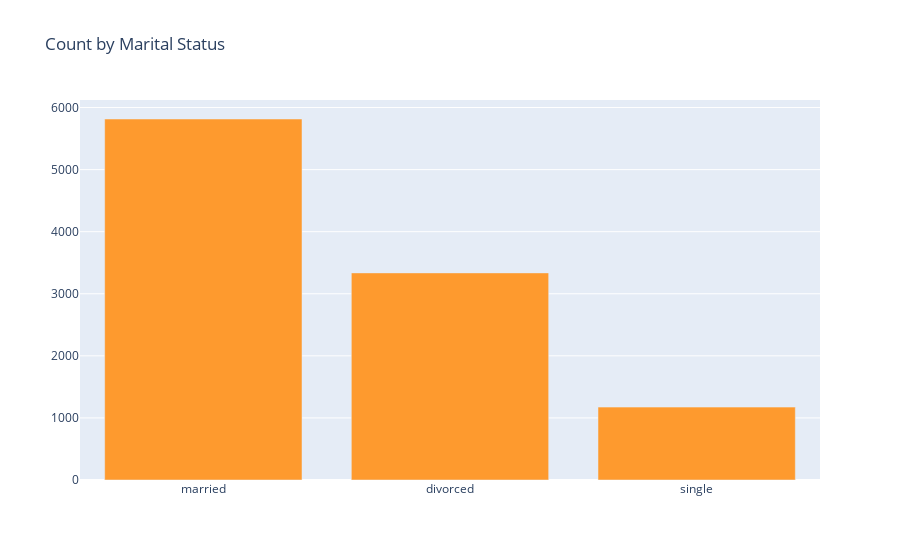

The notebook cell saved with this chart:
### Code cell
vals = df['marital'].value_counts().tolist()
labels = ['married', 'divorced', 'single']

data = [go.Bar(
            x=labels,
            y=vals,
    marker=dict(
    color="#FE9A2E")
    )]

layout = go.Layout(
    title="Count by Marital Status",
)

fig = go.Figure(data=data, layout=layout)



iplot(fig, filename='basic-bar')

### Figure 1 — Plotly figure (JSON) as saved in the notebook; plotly's stock layout.template omitted (floating-point values rounded to 4 significant figures)
{"data": [{"marker": {"color": "#FE9A2E"}, "type": "bar", "x": ["married", "divorced", "single"], "y": [5815, 3336, 1174]}], "layout": {"autosize": true, "title": {"text": "Count by Marital Status"}, "xaxis": {"autorange": true, "range": [-0.5, 2.5], "type": "category"}, "yaxis": {"autorange": true, "range": [0, 6121.0], "type": "linear"}}}
